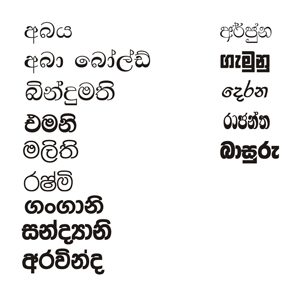
%> input picture FontClassification/info/commonFonts.jpg, 300 x 293 px
$ octave --eval "result = circularFeatures360FromCornersToNearest('../info/commonFonts.jpg');"   (GNU Octave 9; MATLAB toolbox functions it lacks are replaced by stand-ins)
%> lines starting %> are read from the running program, lines starting %| are printed output that depends on the picture; in (x1, y1, x2, y2) boxes, pixels count from 0 and x2, y2 are one past the last pixel; in counts of white or black regions, pixels touching at a corner belong together; the program's own positions count from 1
function [ featureArray ] = circularFeatures360FromCornersToNearest( fname )
%> called with fname = '../info/commonFonts.jpg'
%circularFeatures will write features of circular
close all;
featureArray = [];
step = 10;

fileID = fopen([fname,'-cornerNearest.txt'],'w');
char = imread([fname]);
%> char is the input picture: size 293x300x3 uint8; mean R, G, B 236.4, 236, 235.8


if ~islogical(char)
    char = im2bw(char);
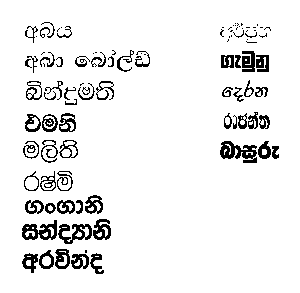
%> char: size 293x300 logical; 92.4% white; black in thin lines or dots, all inside (x1, y1, x2, y2) = (22, 22, 279, 274)
end
char = imcomplement(char);
originaldim = size(char);
%> originaldim = [293 300]
%disp(originaldim(1));
limit = round(sqrt(2*((originaldim(1)/2)^2)));
%> limit = 207
%disp(limit);
figure
imagesc(char);
axis([-1 201 -1 201]);
colormap(flipud(gray));
hold on;

i = 0;
while i<90
    angle = (pi/180)*i;
    rho = [0:1:limit];
    theta = zeros(1,size(rho,2))+angle;
    [x,y] = pol2cart(theta,rho);
     plot(x,y,'r','LineWidth',2);
    x=round(x);%+originaldim(1)/2);
    y=round(y);%+originaldim(2)/2);


    valarray=[];
    %iterate through x,y
    for n = 1:size(x,2)
            if(n<originaldim(1))
                xpos = x(1,n);
                if xpos<=0
                    xpos = 1;
                end
                ypos = y(1,n);
                if ypos<=0
                    ypos = 1;
                end
                val = char(ypos,xpos);
                valarray = [valarray,val];

            end
    end
    CC = bwconncomp(valarray);
    %disp(CC);

    %disp(numPixels);
    if(CC.NumObjects ==0)
        centroids = [0,0];
    else
        maxone=max(CC.PixelIdxList{1});
        minone=min(CC.PixelIdxList{1});

        centroids = [maxone,minone];
    end
    % [7 lines of commented-out code are left out]
    subofElements = max(centroids)-min(centroids);

    featureArray = [featureArray,subofElements];

    [x,y] = pol2cart(angle,max(centroids));
    x=round(x);%+originaldim(1)/2);
    y=round(y);%+originaldim(2)/2);
    plot(x,y,'*g','LineWidth',4);
    [x,y] = pol2cart(angle,min(centroids));
    x=round(x);%+originaldim(1)/2);
    y=round(y);%+originaldim(2)/2);
    plot(x,y,'*g','LineWidth',4);

    i=i+step;
end
%> this loop made 9 passes
%> (CC, maxone, minone, subofElements, featureArray, x, y) on passes 3 to 9: (2 connected components, 154, 152, 2, [0 0 2], 143, 52), (9 connected components, 57, 57, 0, [0 0 2 0], 49, 28), (7 connected components, 46, 46, 0, [0 0 2 0 0], 35, 30), (9 connected components, 43, 43, 0, [0 0 2 0 0 0], 28, 33), (8 connected components, 69, 69, 0, [0 0 2 0 0 0 0], 35, 60), (14 connected components, 89, 88, 1, [0 0 2 0 0 0 0 1], 30, 83), (5 connected components, 150, 150, 0, [0 0 2 0 0 0 0 1 0], 26, 148)
%> CC on passes 1 to 2: 0 connected components, 0 connected components
%> after the loop, i = 90; val = false; xpos = 36; ypos = 204

i = 90;
while i<180
    angle = (pi/180)*i;
    rho = [0:1:limit];
    theta = zeros(1,size(rho,2))+angle;
    [x,y] = pol2cart(theta,rho);
    x = x+originaldim(1);
     plot(x,y,'r','LineWidth',2);
    x=round(x);
    y=round(y);%+originaldim(2)/2);


    valarray=[];
    %iterate through x,y
    for n = 1:size(x,2)
            if(n<originaldim(1))
                xpos = x(1,n);
                if xpos<=0
                    xpos = 1;
                end
                ypos = y(1,n);
                if ypos<=0
                    ypos = 1;
                end
                val = char(ypos,xpos);
                valarray = [valarray,val];

            end
    end
    CC = bwconncomp(valarray);
     %disp(CC);

    %disp(numPixels);
    if(CC.NumObjects ==0)
        centroids = [0,0];
    else
        maxone=max(CC.PixelIdxList{1});
        minone=min(CC.PixelIdxList{1});

        centroids = [maxone,minone];
    end
    % [7 lines of commented-out code are left out]
    subofElements = max(centroids)-min(centroids);

    featureArray = [featureArray,subofElements];

    [x,y] = pol2cart(angle,max(centroids));
    x = x+originaldim(1);
    x=round(x);
    y=round(y);
    plot(x,y,'*g','LineWidth',4);
    [x,y] = pol2cart(angle,min(centroids));
    x = x+originaldim(1);
    x=round(x);
    y=round(y);
    plot(x,y,'*g','LineWidth',4);

    i=i+step;
end
%> this loop made 9 passes
%> (CC, maxone, minone, subofElements, featureArray, x, y) on passes 2 to 7: (2 connected components, 153, 145, 8, [0 0 2 0 0 0 0 1 0 0 8], 268, 143), (8 connected components, 78, 70, 8, [0 0 2 0 0 0 0 1 0 0 8 8], 269, 66), (7 connected components, 67, 66, 1, [0 0 2 0 0 0 0 1 0 0 8 8 1], 260, 57), (6 connected components, 38, 37, 1, [0 0 2 0 0 0 0 1 0 0 8 8 1 1], 269, 28), (3 connected components, 50, 49, 1, [0 0 2 0 0 0 0 1 0 0 8 8 1 1 1], 255, 31), (1 connected component, 59, 59, 0, [0 0 2 0 0 0 0 1 0 0 8 8 1 1 1 0], 242, 29)
%> (CC, maxone, minone, subofElements, x, y) on pass 8: (5 connected components, 156, 156, 0, 146, 53)
%> after the loop, centroids = [0 0]; featureArray = 18 values, max 8 at index 11, min 0 at index 1, mean 1.22; i = 180; xpos = 89; ypos = 36

i = 180;
while i<270
    angle = (pi/180)*i;
    rho = [0:1:limit];
    theta = zeros(1,size(rho,2))+angle;
    [x,y] = pol2cart(theta,rho);
    x=x+originaldim(1);
    y=y+originaldim(2);
     plot(x,y,'r','LineWidth',2);
    x=round(x);%+originaldim(1));
    y=round(y);%+originaldim(2));
    valarray=[];
    %iterate through x,y
    for n = 1:size(x,2)
            if(n<originaldim(1))
                xpos = x(1,n);
                if xpos<=0
                    xpos = 1;
                end
                ypos = y(1,n);
                if ypos<=0
                    ypos = 1;
                end
                val = char(ypos,xpos);
                valarray = [valarray,val];

            end
    end
    CC = bwconncomp(valarray);
    %disp(CC);

    %disp(numPixels);
    if(CC.NumObjects ==0)
        centroids = [0,0];
    else
        maxone=max(CC.PixelIdxList{1});
        minone=min(CC.PixelIdxList{1});

        centroids = [maxone,minone];
    end
    % [7 lines of commented-out code are left out]
    subofElements = max(centroids)-min(centroids);

    featureArray = [featureArray,subofElements];

    [x,y] = pol2cart(angle,max(centroids));
    x=x+originaldim(1);
    y=y+originaldim(2);
    x=round(x);
    y=round(y);
    plot(x,y,'*g','LineWidth',4);
    [x,y] = pol2cart(angle,min(centroids));
    x=x+originaldim(1);
    y=y+originaldim(2);
    x=round(x);
    y=round(y);
    plot(x,y,'*g','LineWidth',4);

    i=i+step;
end
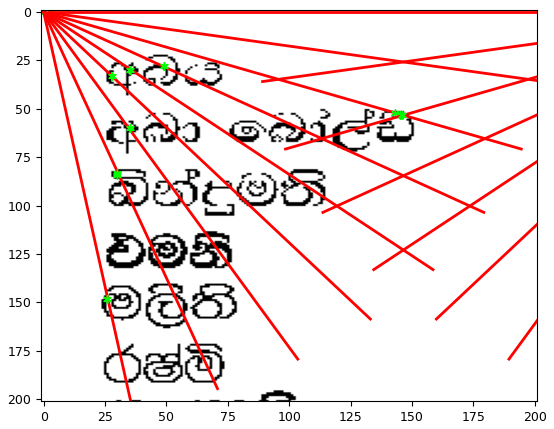
%> figure redrawn from the program's plot data

i = 270;
while i<360
    angle = (pi/180)*i;
    rho = [0:1:limit];
    theta = zeros(1,size(rho,2))+angle;
    [x,y] = pol2cart(theta,rho);
    y=y+originaldim(2);
     plot(x,y,'r','LineWidth',2);
    x=round(x);%+originaldim(1)/2);
    y=round(y);%+originaldim(2));
    valarray=[];
    %iterate through x,y
    for n = 1:size(x,2)
            if(n<originaldim(1))
                xpos = x(1,n);
                if xpos<=0
                    xpos = 1;
                end
                ypos = y(1,n);
                if ypos<=0
                    ypos = 1;
                end
                val = char(ypos,xpos);
                valarray = [valarray,val];

            end
    end
    CC = bwconncomp(valarray);
     %disp(CC);

    %disp(numPixels);
    if(CC.NumObjects ==0)
        centroids = [0,0];
    else
        maxone=max(CC.PixelIdxList{1});
        minone=min(CC.PixelIdxList{1});

        centroids = [maxone,minone];
    end
    % [7 lines of commented-out code are left out]
    subofElements = max(centroids)-min(centroids);

    featureArray = [featureArray,subofElements];

    [x,y] = pol2cart(angle,max(centroids));
    y=y+originaldim(2);
    x=round(x);
    y=round(y);
    plot(x,y,'*g','LineWidth',4);
    [x,y] = pol2cart(angle,min(centroids));
    y=y+originaldim(2);
    x=round(x);
    y=round(y);
    plot(x,y,'*g','LineWidth',4);

    i=i+step;
end


%set(gca,'FontWeight','bold','fontsize',12);
%print('circularFromcornerA.pdf','-dpdf');
%featureArray = normalize_var(featureArray,0,100);

fprintf(fileID,'%f ',featureArray);
fprintf(fileID,'\n');
fclose(fileID);

return;
end
%> (the run ends here)
